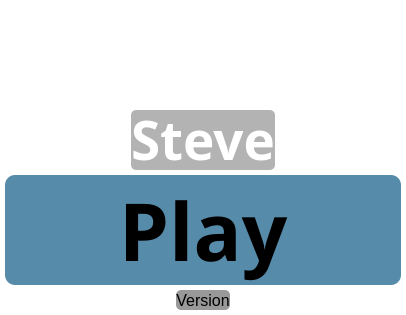
                  <widget class="QFrame" name="frame_home_main">
                   <property name="styleSheet">
                    <string notr="true">background:rgba(0,0,0,0.0);</string>
                   </property>
                   <property name="frameShape">
                    <enum>QFrame::NoFrame</enum>
                   </property>
                   <property name="frameShadow">
                    <enum>QFrame::Plain</enum>
                   </property>
                   <layout class="QVBoxLayout" name="verticalLayout_5">
                    <property name="spacing">
                     <number>5</number>
                    </property>
                    <property name="leftMargin">
                     <number>5</number>
                    </property>
                    <property name="topMargin">
                     <number>5</number>
                    </property>
                    <property name="rightMargin">
                     <number>5</number>
                    </property>
                    <property name="bottomMargin">
                     <number>5</number>
                    </property>
                    <item>
                     <widget class="QLabel" name="lab_home_main_hed">
                      <property name="minimumSize">
                       <size>
                        <width>0</width>
                        <height>55</height>
                       </size>
                      </property>
                      <property name="maximumSize">
                       <size>
                        <width>16777215</width>
                        <height>100</height>
                       </size>
                      </property>
                      <property name="font">
                       <font>
                        <family>Segoe UI Semibold</family>
                        <pointsize>65</pointsize>
                        <weight>75</weight>
                        <bold>true</bold>
                        <kerning>true</kerning>
                       </font>
                      </property>
                      <property name="styleSheet">
                       <string notr="true">QLabel {
	color:rgb(255,255,255);
	background:rgba(0,0,0,0);
}</string>
                      </property>
                      <property name="text">
                       <string>Welcome</string>
                      </property>
                      <property name="textFormat">
                       <enum>Qt::RichText</enum>
                      </property>
                      <property name="scaledContents">
                       <bool>false</bool>
                      </property>
                      <property name="alignment">
                       <set>Qt::AlignCenter</set>
                      </property>
                      <property name="textInteractionFlags">
                       <set>Qt::NoTextInteraction</set>
                      </property>
                     </widget>
                    </item>
                    <item>
                     <layout class="QHBoxLayout" name="horizontalLayout_44">
                      <property name="spacing">
                       <number>0</number>
                      </property>
                      <item>
                       <spacer name="horizontalSpacer_15">
                        <property name="orientation">
                         <enum>Qt::Horizontal</enum>
                        </property>
                        <property name="sizeHint" stdset="0">
                         <size>
                          <width>40</width>
                          <height>20</height>
                         </size>
                        </property>
                       </spacer>
                      </item>
                      <item>
                       <widget class="QLabel" name="lab_home_username">
                        <property name="sizePolicy">
                         <sizepolicy hsizetype="Preferred" vsizetype="Preferred">
                          <horstretch>0</horstretch>
                          <verstretch>0</verstretch>
                         </sizepolicy>
                        </property>
                        <property name="maximumSize">
                         <size>
                          <width>16777215</width>
                          <height>60</height>
                         </size>
                        </property>
                        <property name="font">
                         <font>
                          <family>Segoe UI Semibold</family>
                          <pointsize>40</pointsize>
                          <weight>75</weight>
                          <bold>true</bold>
                         </font>
                        </property>
                        <property name="styleSheet">
                         <string notr="true">color:rgb(255,255,255);
background:rgba(0,0,0,0);
background:rgba(0,0,0,0.30);
border-radius: 5px;
padding-bottom:1px;
</string>
                        </property>
                        <property name="text">
                         <string>Steve</string>
                        </property>
                        <property name="alignment">
                         <set>Qt::AlignCenter</set>
                        </property>
                        <property name="wordWrap">
                         <bool>true</bool>
                        </property>
                        <property name="margin">
                         <number>5</number>
                        </property>
                        <property name="textInteractionFlags">
                         <set>Qt::NoTextInteraction</set>
                        </property>
                       </widget>
                      </item>
                      <item>
                       <spacer name="horizontalSpacer_16">
                        <property name="orientation">
                         <enum>Qt::Horizontal</enum>
                        </property>
                        <property name="sizeHint" stdset="0">
                         <size>
                          <width>40</width>
                          <height>20</height>
                         </size>
                        </property>
                       </spacer>
                      </item>
                     </layout>
                    </item>
                    <item>
                     <widget class="QPushButton" name="bn_play">
                      <property name="sizePolicy">
                       <sizepolicy hsizetype="Preferred" vsizetype="Preferred">
                        <horstretch>0</horstretch>
                        <verstretch>0</verstretch>
                       </sizepolicy>
                      </property>
                      <property name="maximumSize">
                       <size>
                        <width>16777215</width>
                        <height>200</height>
                       </size>
                      </property>
                      <property name="font">
                       <font>
                        <family>Segoe UI Black</family>
                        <pointsize>-1</pointsize>
                        <weight>75</weight>
                        <bold>true</bold>
                        <stylestrategy>PreferAntialias</stylestrategy>
                       </font>
                      </property>
                      <property name="toolTip">
                       <string/>
                      </property>
                      <property name="styleSheet">
                       <string notr="true">QPushButton {
font-size:80px;
background-color: rgba(30,100,140,0.75);
border-radius: 10px;
}
QPushButton:hover {
font-size:90px;
	background-color: rgba(70,140,190,0.75);
}
</string>
                      </property>
                      <property name="text">
                       <string>Play</string>
                      </property>
                     </widget>
                    </item>
                    <item>
                     <layout class="QHBoxLayout" name="horizontalLayout_31">
                      <property name="sizeConstraint">
                       <enum>QLayout::SetDefaultConstraint</enum>
                      </property>
                      <item>
                       <spacer name="horizontalSpacer_13">
                        <property name="orientation">
                         <enum>Qt::Horizontal</enum>
                        </property>
                        <property name="sizeHint" stdset="0">
                         <size>
                          <width>40</width>
                          <height>20</height>
                         </size>
                        </property>
                       </spacer>
                      </item>
                      <item>
                       <widget class="QLabel" name="label_2">
                        <property name="sizePolicy">
                         <sizepolicy hsizetype="Preferred" vsizetype="Fixed">
                          <horstretch>0</horstretch>
                          <verstretch>0</verstretch>
                         </sizepolicy>
                        </property>
                        <property name="maximumSize">
                         <size>
                          <width>16777215</width>
                          <height>25</height>
                         </size>
                        </property>
                        <property name="font">
                         <font>
                          <family>Segoe UI</family>
                          <pointsize>12</pointsize>
                         </font>
                        </property>
                        <property name="styleSheet">
                         <string notr="true">background:rgba(0,0,0,0.40);
border-radius: 5px;</string>
                        </property>
                        <property name="text">
                         <string>Version</string>
                        </property>
                        <property name="alignment">
                         <set>Qt::AlignCenter</set>
                        </property>
                        <property name="margin">
                         <number>3</number>
                        </property>
                       </widget>
                      </item>
                      <item>
                       <spacer name="horizontalSpacer_12">
                        <property name="orientation">
                         <enum>Qt::Horizontal</enum>
                        </property>
                        <property name="sizeHint" stdset="0">
                         <size>
                          <width>40</width>
                          <height>2</height>
                         </size>
                        </property>
                       </spacer>
                      </item>
                     </layout>
                    </item>
                   </layout>
                  </widget>
